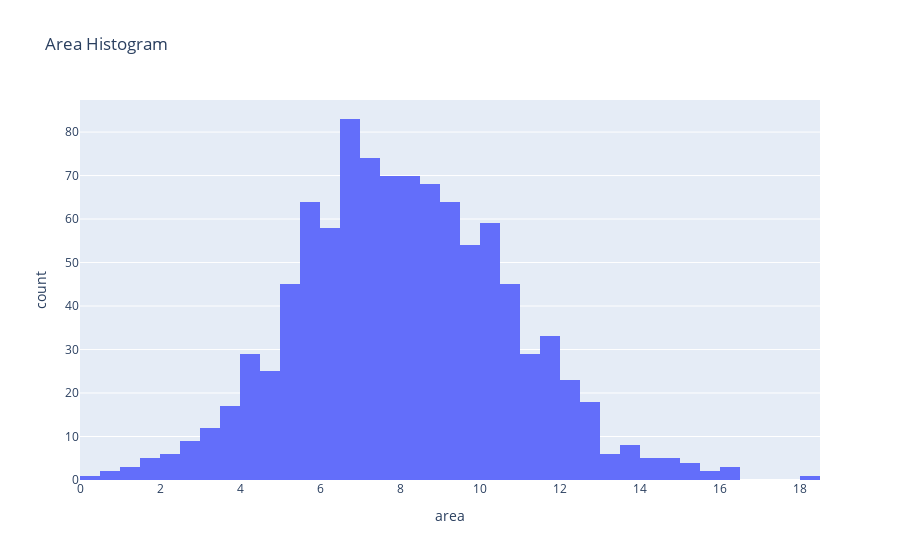
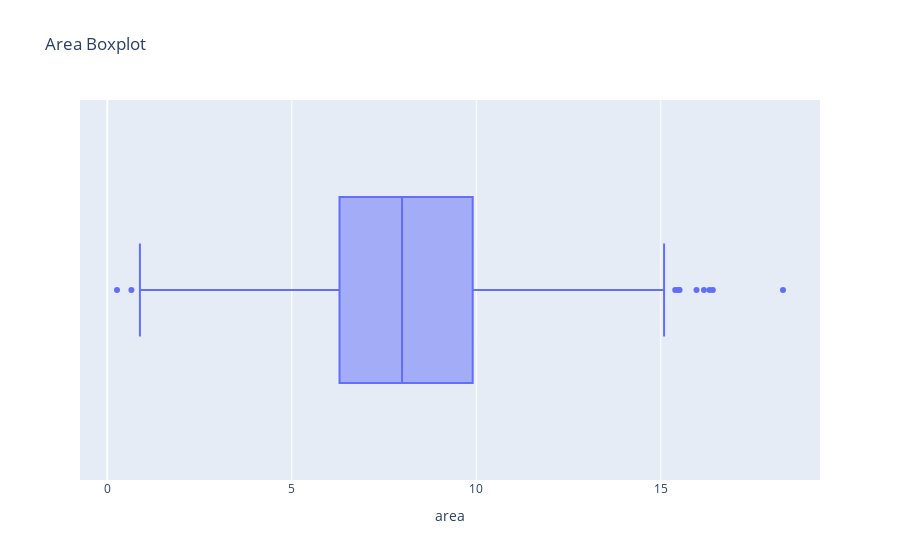

The code cell stored with these charts, in order, in its notebook:
### Code cell
fig = px.histogram(df, x="area", title="Area Histogram")
fig2 = px.box(df, x="area", title="Area Boxplot")
fig.show()
fig2.show()

### Figure 1 — Plotly figure (JSON) as saved in the notebook; plotly's stock layout.template omitted (floating-point values rounded to 4 significant figures; data arrays with more than 128 entries replaced by an {"elided": "..."} marker saying what was removed)
{"data": [{"alignmentgroup": "True", "bingroup": "x", "hovertemplate": "area=%{x}<br>count=%{y}<extra></extra>", "legendgroup": "", "marker": {"color": "#636efa", "pattern": {"shape": ""}}, "name": "", "offsetgroup": "", "orientation": "v", "showlegend": false, "type": "histogram", "x": {"elided": "1000 float values"}, "xaxis": "x", "yaxis": "y"}], "layout": {"barmode": "relative", "legend": {"tracegroupgap": 0}, "title": {"text": "Area Histogram"}, "xaxis": {"anchor": "y", "domain": [0, 1], "title": {"text": "area"}}, "yaxis": {"anchor": "x", "domain": [0, 1], "title": {"text": "count"}}}}

### Figure 2 — Plotly figure (JSON) as saved in the notebook; plotly's stock layout.template omitted (floating-point values rounded to 4 significant figures; data arrays with more than 128 entries replaced by an {"elided": "..."} marker saying what was removed)
{"data": [{"alignmentgroup": "True", "hovertemplate": "area=%{x}<extra></extra>", "legendgroup": "", "marker": {"color": "#636efa"}, "name": "", "notched": false, "offsetgroup": "", "orientation": "h", "showlegend": false, "type": "box", "x": {"elided": "1000 float values"}, "x0": " ", "xaxis": "x", "y0": " ", "yaxis": "y"}], "layout": {"boxmode": "group", "legend": {"tracegroupgap": 0}, "title": {"text": "Area Boxplot"}, "xaxis": {"anchor": "y", "domain": [0, 1], "title": {"text": "area"}}, "yaxis": {"anchor": "x", "domain": [0, 1]}}}
